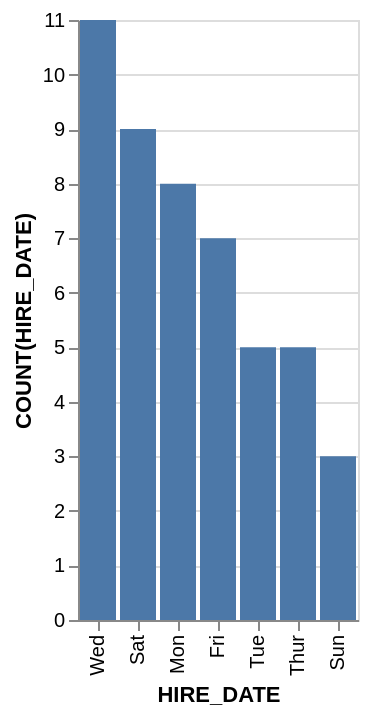

This figure's Vega-Lite source:
### Vega-Lite specification from a JSON file in a GitHub repository (floating-point values rounded to 4 significant figures)
{"data": {"values": [{"x_data": "Wed", "y_data": 11}, {"x_data": "Sat", "y_data": 9}, {"x_data": "Mon", "y_data": 8}, {"x_data": "Fri", "y_data": 7}, {"x_data": "Tue", "y_data": 5}, {"x_data": "Thur", "y_data": 5}, {"x_data": "Sun", "y_data": 3}]}, "mark": "bar", "encoding": {"x": {"field": "x_data", "type": "nominal", "title": "HIRE_DATE", "sort": {"op": "sum", "field": "y_data", "order": "descending"}}, "y": {"field": "y_data", "type": "quantitative", "title": "COUNT(HIRE_DATE)"}}}
